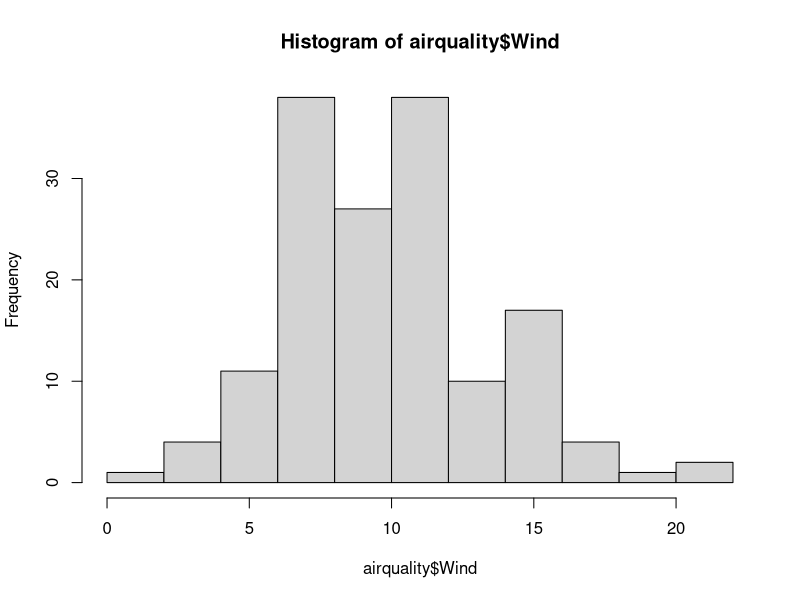
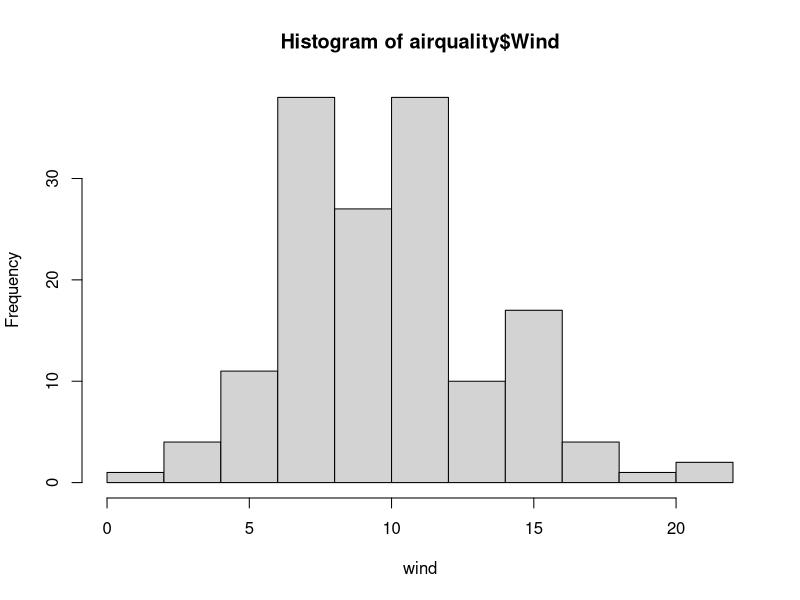
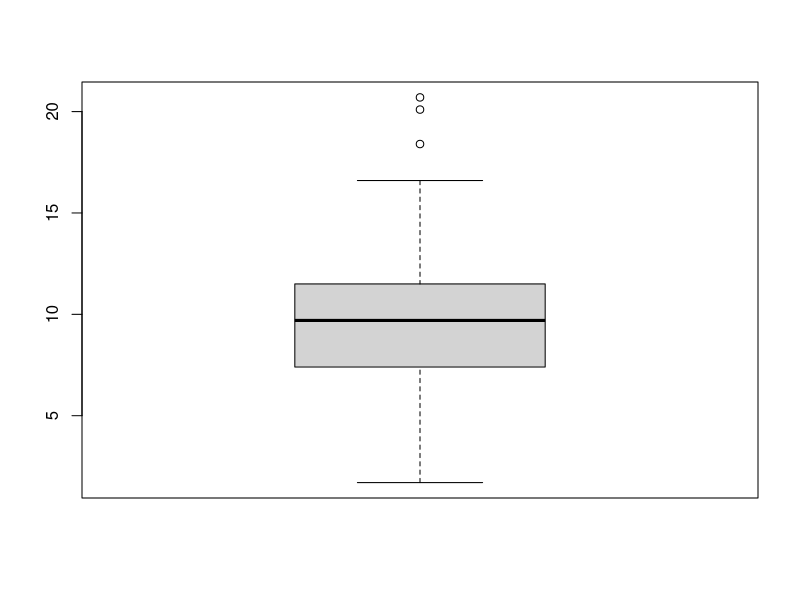
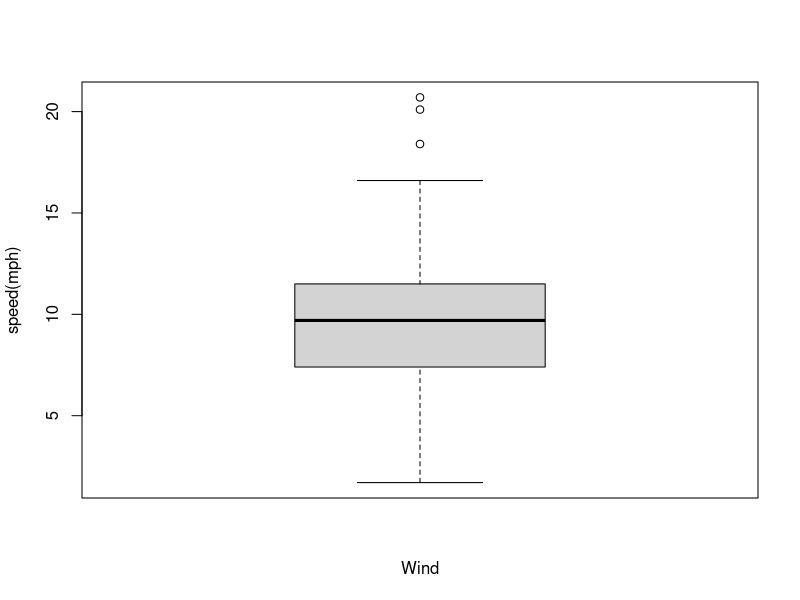
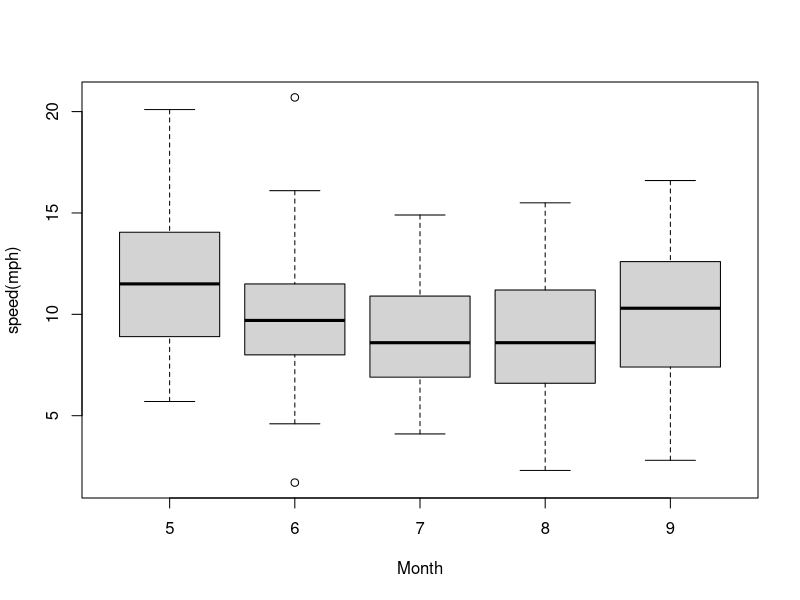
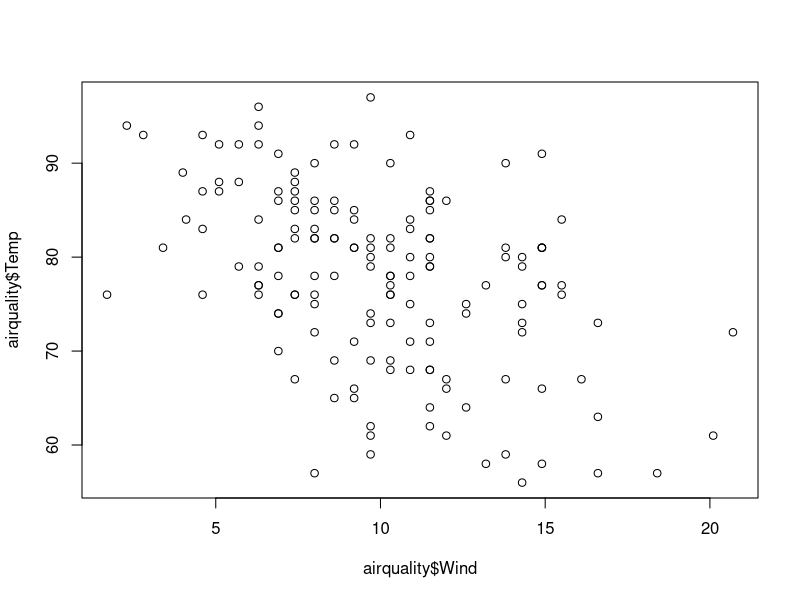
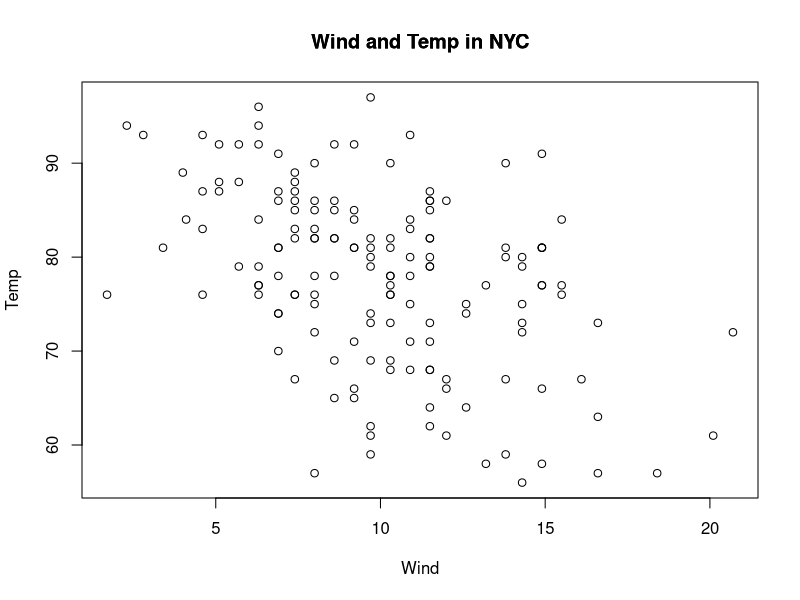
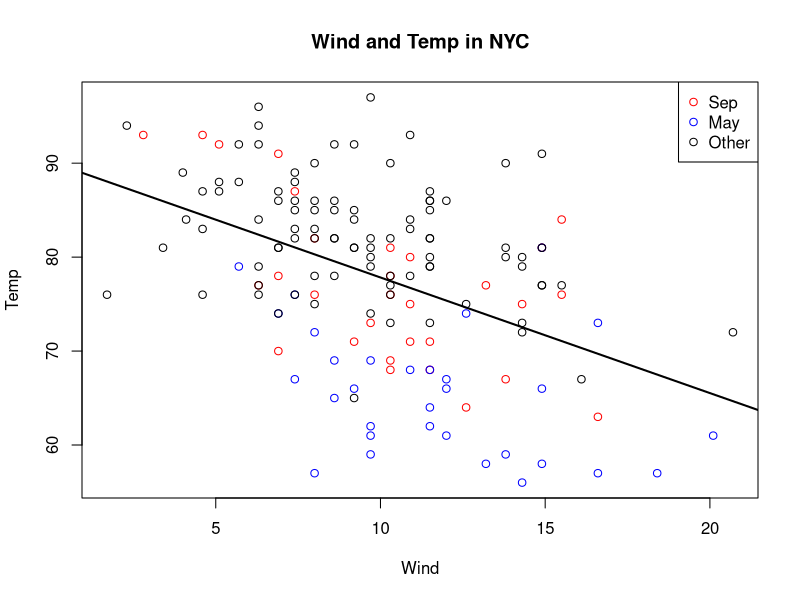

R code for these plots, in order:
# 基本绘图系统

# 绘图函数（graphics包）
#   plot／hist（柱状图）／boxplot（箱图）／points／lines／text／title／axix（坐标轴）
#   调用函数会启动一个图形设备（如果没有正在运行的图形设备）并设备上绘图（基本绘图系统+屏幕设备）

# plot()
#   plot(x, y, ...)
#   重要参数：xlab(x lable)/ylab(y lable)/lwd(line witdh)/lty(line type)/pch(point character)/col(color)
#   ?par

# par()
#   用于设置全局参数（作用于R中的所有plot绘图）
#      bg／mar(margin)／las／mfrow／mfcol
#   这些参数可以在每次plot之前进行修改

hist(airquality$Wind)
hist(airquality$Wind, xlab = 'wind')

boxplot(airquality$Wind)
boxplot(airquality$Wind, xlab = 'Wind', ylab="speed(mph)")
boxplot(Wind~Month, airquality, xlab="Month", ylab="speed(mph)") # 并排箱图

plot(airquality$Wind, airquality$Temp)
with(airquality, plot(Wind, Temp, main="Wind and Temp in NYC"))

title(main="Wind and Temp in NYC")

with(airquality, plot(Wind, Temp, main="Wind and Temp in NYC", type="n")) # 不画点
with(subset(airquality, Month == 9), points(Wind, Temp, col="red"))
with(subset(airquality, Month == 5), points(Wind, Temp, col="blue"))
with(subset(airquality, Month %in% c(6,7,8)), points(Wind, Temp, col="black"))
fit <- lm(Temp ~ Wind, airquality) # 数据拟合
abline(fit, lwd=2)
legend("topright", pch=1, col=c("red", "blue", "black"), legend=c("Sep", "May", "Other"))

par("bg")
par("col")
par("mar") # (bottom, left, top, right)
par("mfrow") # 几行几列（行方式做图）
par("mfcol") # 几行几列（列方式做图）
?par

par(mfrow = c(1,2))
hist(airquality$Temp)
hist(airquality$Wind)

boxplot(airquality$Temp)
par(mfrow = c(1,1))
boxplot(airquality$Temp)

par(mfcol = c(2, 1))
hist(airquality$Temp)
hist(airquality$Wind)

